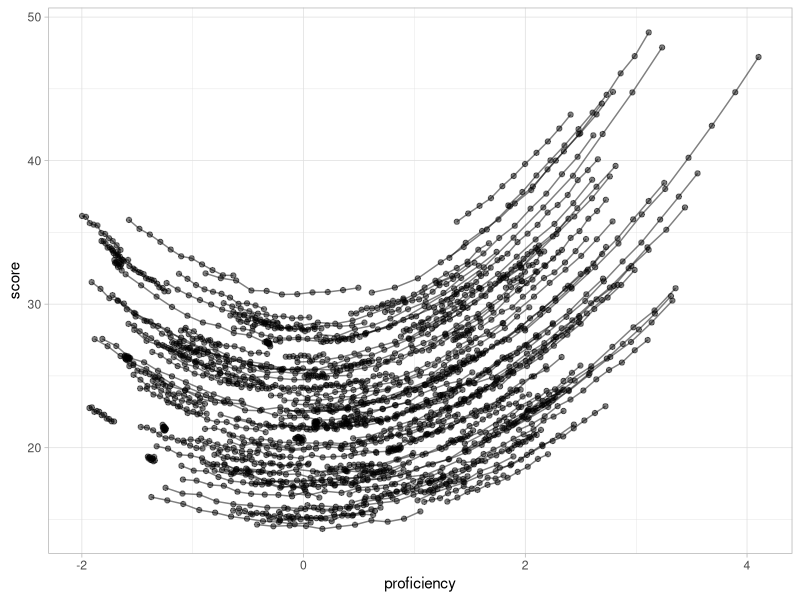
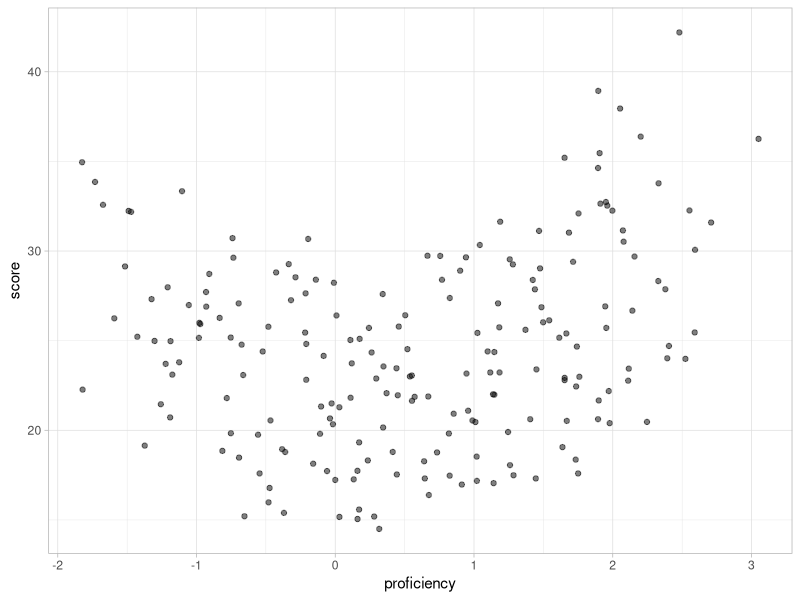
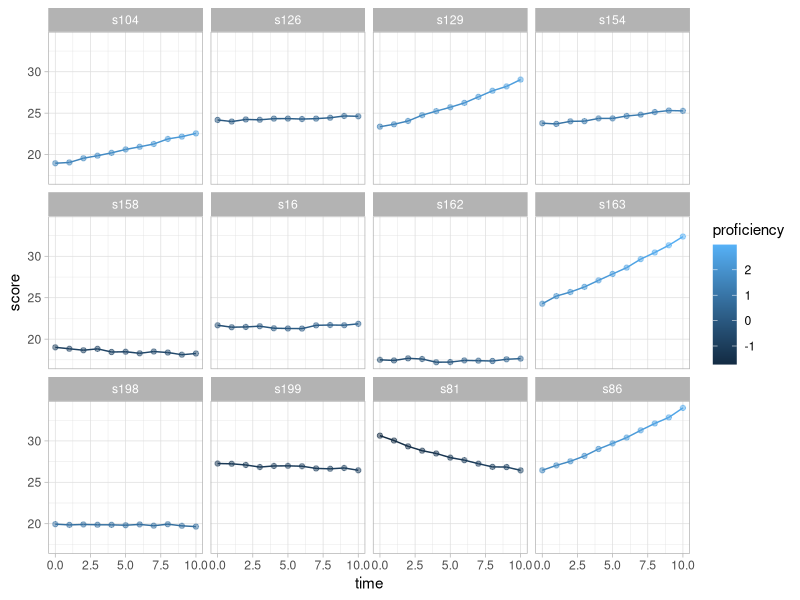
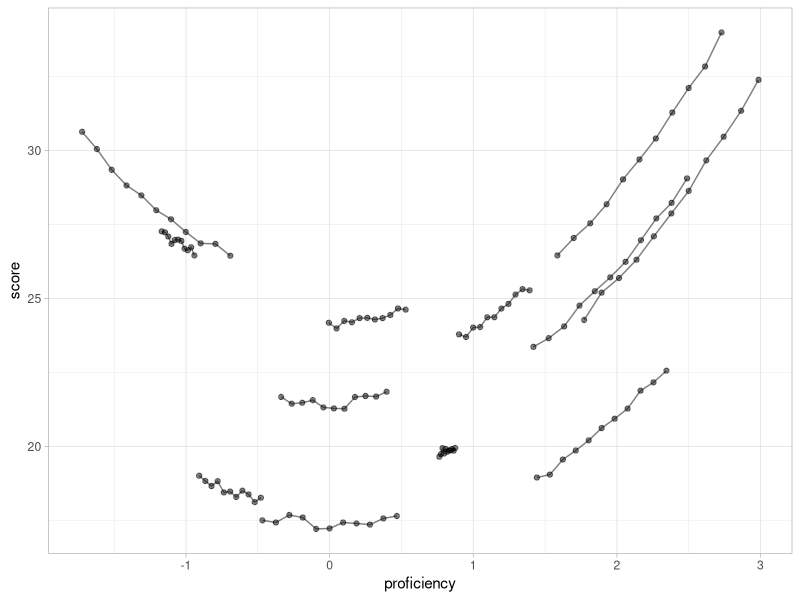
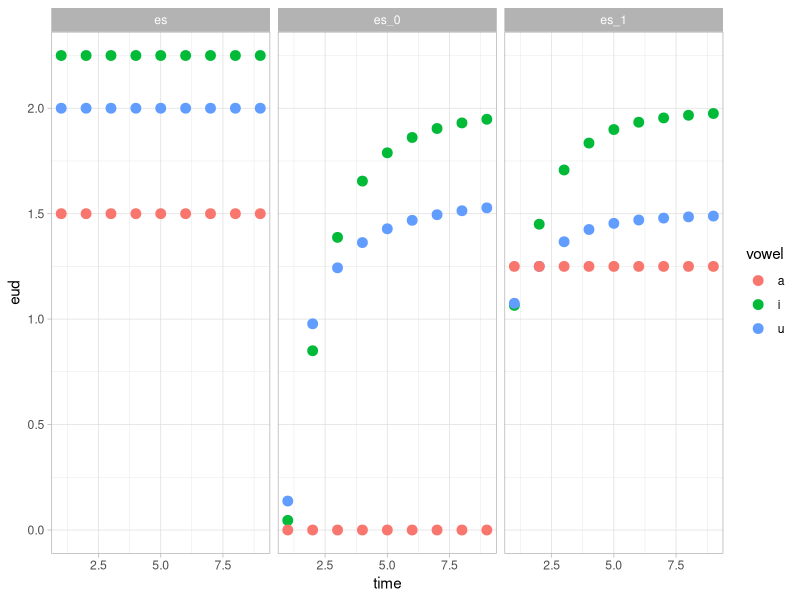

These charts were generated, in order, by the following R code:
## ---- chunk 1
#| label: setup

library(tidyverse)
theme_set(theme_light())
library(mgcv)
my_seed <- 4785
## ---- chunk 2
#| label: dat1

set.seed(my_seed)

subjs <- 200
proficiency <- runif(subjs, -2, 2)
proficiency_b <- rnorm(subjs, 0.1, 0.05)
timep <- 11
intercept <- 15

proficiency_subjs <- list()
score_subjs <- list()

for (subj in 1:subjs) {
  # Get proficiency for subject `subj` in time point 1 to 11
  proficiency_subj <- proficiency[subj] + proficiency_b[subj] * 0:10
  # Calculate score of subject `subj` based on their proficiency
  score_subj <- intercept + proficiency_subj^2 + rnorm(1, 0, 0.5)
  # Add random noise to score
  score_subj <- score_subj * runif(1, 1, 2) + rnorm(timep, 0, 0.1)

  # Add proficiency values to list
  proficiency_subjs[subj] <- list(proficiency_subj)
  # Add scores to list
  score_subjs[subj] <- list(score_subj)
}

dat1 <- tibble(
  score = unlist(score_subjs),
  proficiency = unlist(proficiency_subjs),
  subj = as.factor(paste("s", rep(1:subjs, each = timep), sep = "")),
  time = rep(0:10, length.out = subjs * timep)
)
## ---- chunk 3
#| label: dat1-pro-sco

dat1 %>%
  ggplot(aes(proficiency, score, group = subj)) +
  geom_path(alpha = 0.5) +
  geom_point(alpha = 0.5)
## ---- chunk 4
#| label: dat1-pro-sco-t5

dat1 %>%
  filter(time == 5) %>%
  ggplot(aes(proficiency, score, group = subj)) +
  geom_point(alpha = 0.5)
## ---- chunk 5
#| label: dat1-subj-12
set.seed(my_seed)

dat1 %>%
  filter(subj %in% sample(unique(dat1$subj), 12)) %>%
  ggplot(aes(time, score, group = subj, colour = proficiency)) +
  geom_path() +
  geom_point(alpha = 0.5) +
  facet_wrap(vars(subj))
## ---- chunk 6
#| label: dat1-subj-12-pro-sco
set.seed(my_seed)

dat1 %>%
  filter(subj %in% sample(unique(dat1$subj), 12)) %>%
  ggplot(aes(proficiency, score, group = subj)) +
  geom_path(alpha = 0.5) +
  geom_point(alpha = 0.5)
## ---- chunk 7
#| label: eud
# https://mycurvefit.com

x <- 1:9

y_esi <- rep(2.25, 9)
y_esu <- rep(2, 9)
y_esa <- rep(1.5, 9)

y_es0i <- 2 + (-0.3 - 2)/(1 + (x/2)^2.5)
y_es0u <- 1.6 + (-4 - 1.6)/(1 + (x/0.5)^1.5)
y_es0a <- rep(0, 9)

y_es1i <- 2 + (0.9 - 2)/(1 + (x/2)^2.5)
y_es1u <- 1.5 + (1 - 1.5)/(1 + (x/2)^2.5)
y_es1a <- rep(1.25, 9)
## ---- chunk 8
#| label: eud-plot

tibble(
  time = rep(x, 9),
  eud = c(y_esi, y_esu, y_esa, y_es0i, y_es0u, y_es0a, y_es1i, y_es1u, y_es1a),
  group = rep(c("es", "es_0", "es_1"), each = 9*3),
  vowel = rep(rep(c("i", "u", "a"), each = 9), 3)
) %>%
  ggplot(aes(time, eud, colour = vowel)) +
  geom_point(size = 3) +
  facet_grid(cols = vars(group))
## ---- chunk 9
